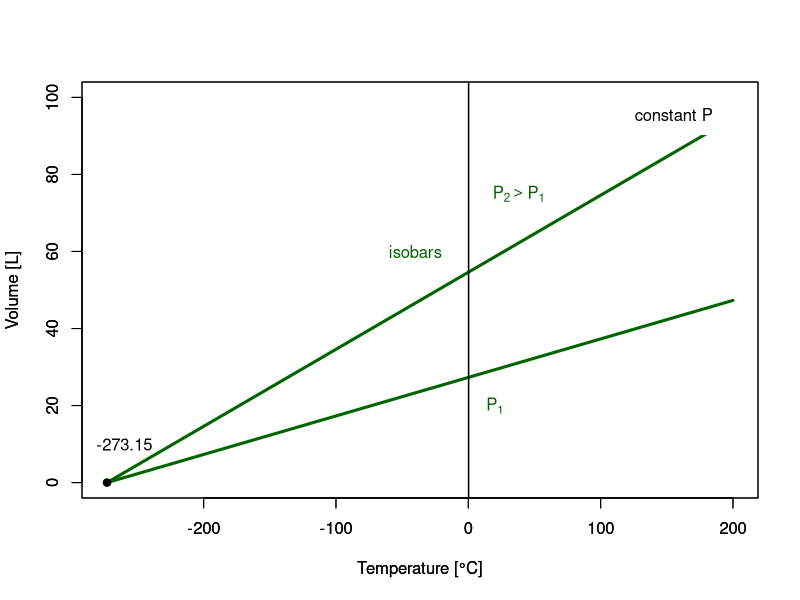
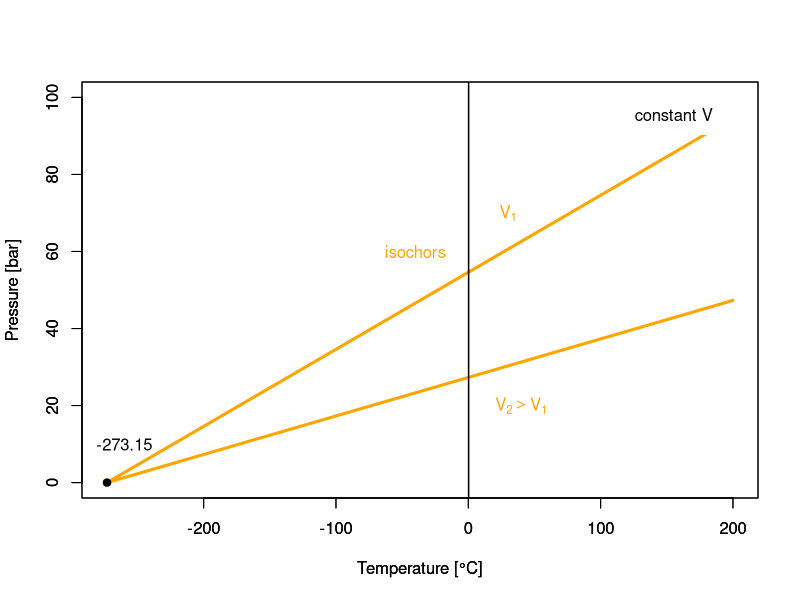

Reproduce these figures in R, in order. (Note: this script raises an error after producing the figures.)
## ---- chunk 1
x <- seq(-273,200,1)
i <- 0.2
f <- 1
p1 <- 0.5

plot(x, 0.1*(x+273),
     xlim=c(-273,200),
     ylim=c(0, 100),
     type="l",
     ylab = "Volume [L]", xlab = "Temperature [°C]", col = "Darkgreen",lwd=3)
     
par(new=TRUE)
plot(x, 0.2*(x+273),
     xlim=c(-273,200),
     ylim=c(0, 100),
     type="l",
     ylab = "Volume [L]", xlab = "Temperature [°C]", col = "DarkGreen",lwd=3)

arrows(0.237,205, 0.237, -10 , length=0, angle=90, code=3, lwd=1.5)
points(-273, 0, col="black", pch=19)

text(-260,10, "-273.15", col = "black")
     
text(-40,60, "isobars", col = "DarkGreen")
text(20,20, expression('P'[1]), col = "DarkGreen")
text(38,75, expression('P'[2]>'P'[1]), col = "DarkGreen")
legend("topright", inset=.03, "constant P ",box.col = "white", bg = "white", adj=0.15)
## ---- chunk 2
x <- seq(-273,200,1)
i <- 0.2
f <- 1
p1 <- 0.5

plot(x, 0.1*(x+273),
     xlim=c(-273,200),
     ylim=c(0, 100),
     type="l",
     ylab = "Pressure [bar]", xlab = "Temperature [°C]", col = "orange",lwd=3)
     
par(new=TRUE)
plot(x, 0.2*(x+273),
     xlim=c(-273,200),
     ylim=c(0, 100),
     type="l",
     ylab = "Pressure [bar]", xlab = "Temperature [°C]", col = "orange",lwd=3)

arrows(0.237,205, 0.237, -10 , length=0, angle=90, code=3, lwd=1.5)
points(-273, 0, col="black", pch=19)

text(-260,10, "-273.15", col = "black")
     
text(-40,60, "isochors", col = "orange")
text(30,70, expression('V'[1]), col = "orange")
text(40,20, expression('V'[2]>'V'[1]), col = "orange")
legend("topright", inset=.03, "constant V ",box.col = "white", bg = "white", adj=0.15)
## ---- chunk 3
knitr::include_graphics('./img/OEP_Figures.015.jpeg')
## ---- chunk 4
knitr::include_graphics('./img/OEP_Figures.012.jpeg')
## ---- chunk 5
knitr::include_graphics('./img/OEP_Figures.013.jpeg')
## ---- chunk 6
knitr::include_graphics('./img/OEP_Figures.014.jpeg')
